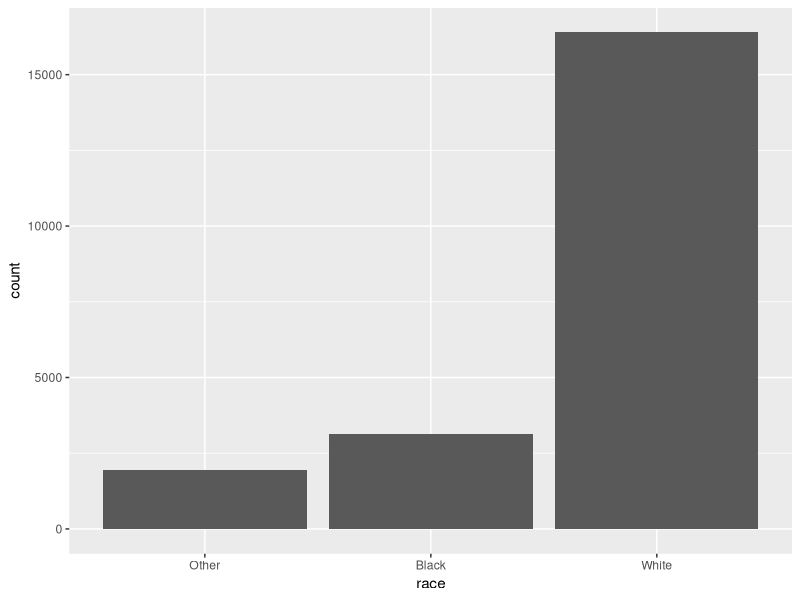
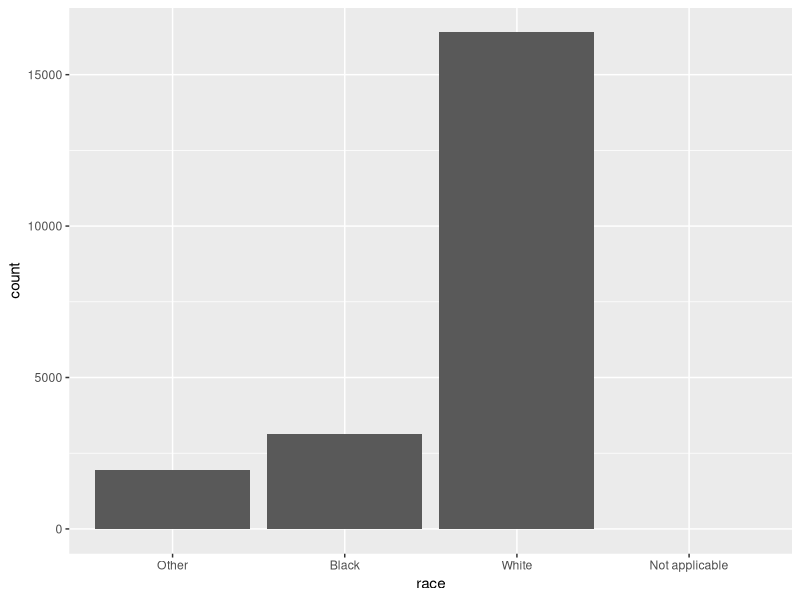
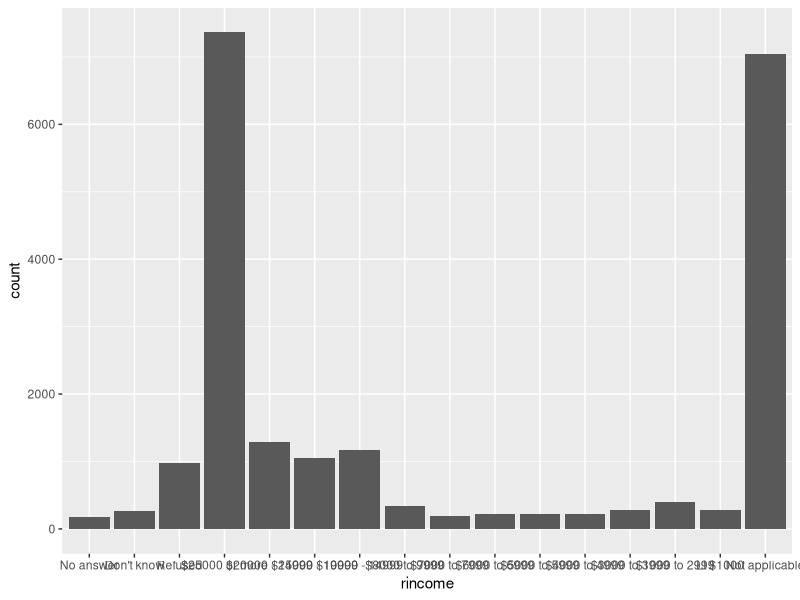
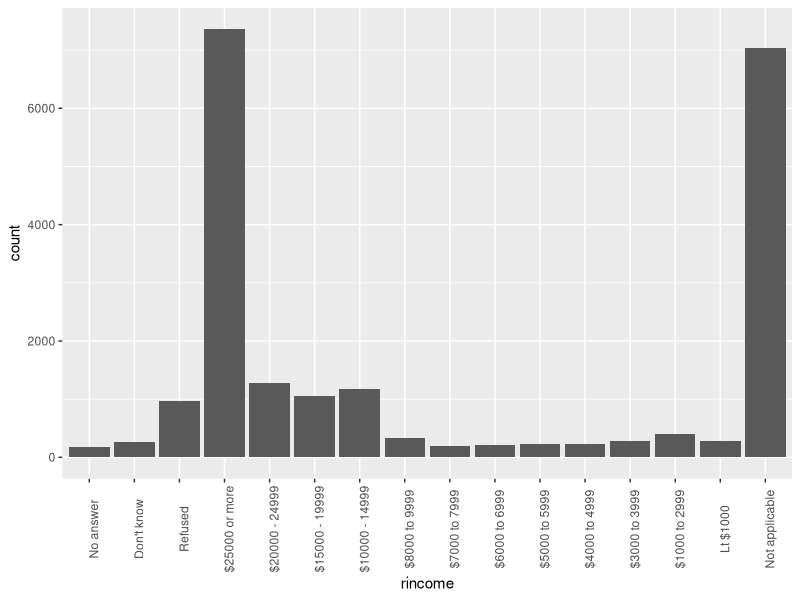
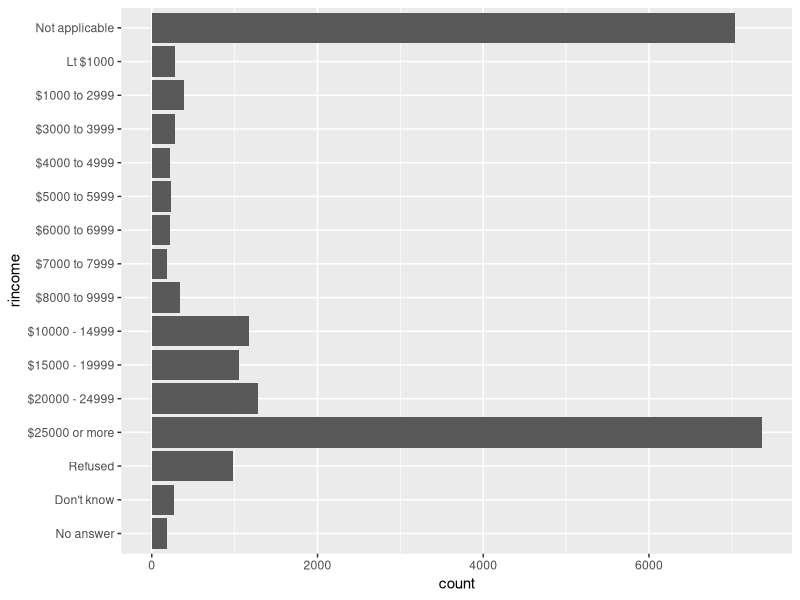
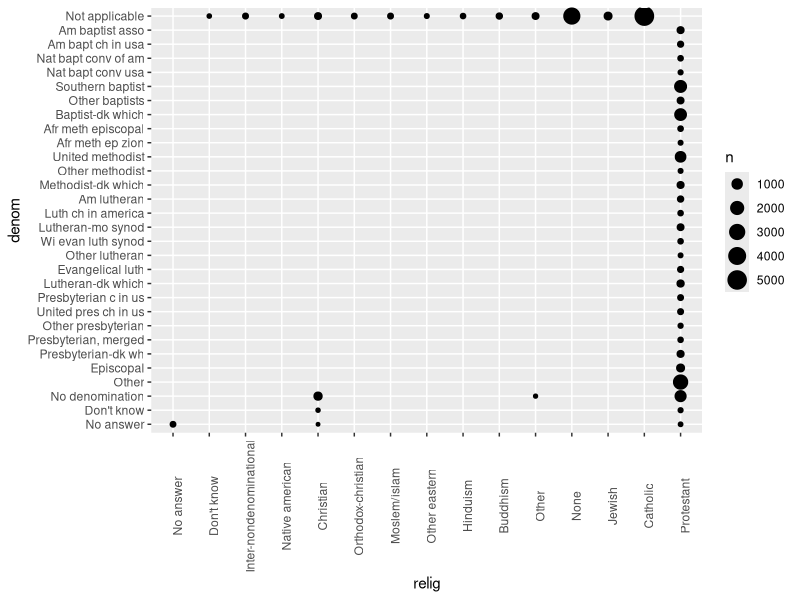
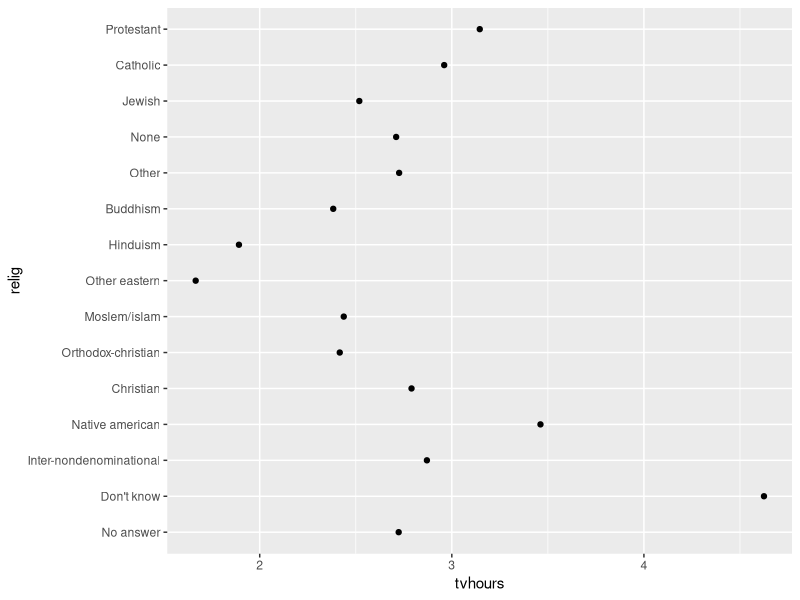
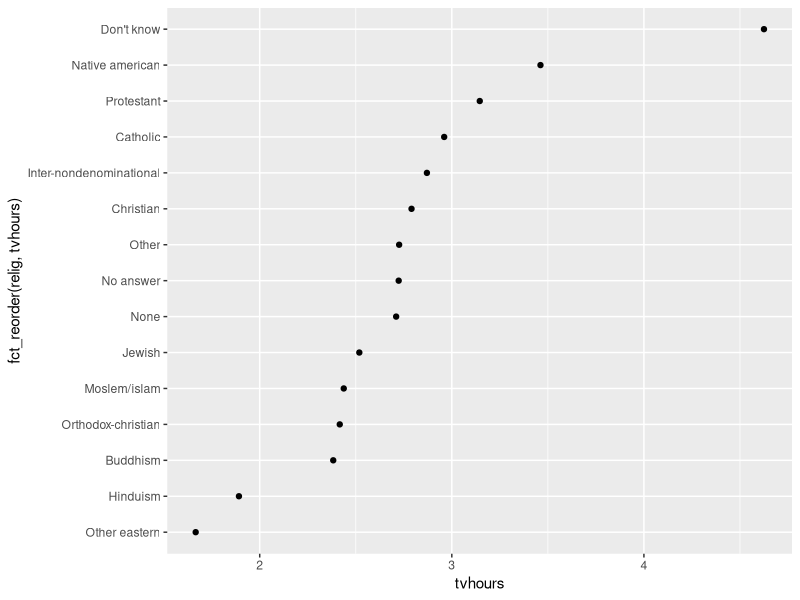

Write the R code that produced these figures, in order. (Note: this script raises an error after producing the figures.)
## ---- chunk 1
library(tidyverse)
library(forcats)
## ---- chunk 2
x1 <- c("Dec", "Apr", "Jan", "Mar")
month_levels <- c(
  "Jan", "Feb", "Mar", "Apr", "May", "Jun", 
  "Jul", "Aug", "Sep", "Oct", "Nov", "Dec"
)
y1 <- factor(x1, levels = month_levels)
## ---- chunk 3
y1 <- factor(x1, levels = month_levels)
y1
sort(y1)
## ---- chunk 4
x2 <- c("Dec", "Apr", "Jam", "Mar")
y2 <- factor(x2, levels = month_levels)
y2
## ---- chunk 5
y2 <- parse_factor(x2, levels = month_levels)
## ---- chunk 6
f1 <- factor(x1, levels = unique(x1))
f1
f2 <- x1 %>% factor() %>% fct_inorder()
f2
## ---- chunk 7
levels(f2)
## ---- chunk 8
gss_cat
## ---- chunk 9
gss_cat %>%
  count(race)
## ---- chunk 10
ggplot(gss_cat, aes(race)) +
  geom_bar()
## ---- chunk 11
ggplot(gss_cat, aes(race)) +
  geom_bar() +
  scale_x_discrete(drop = FALSE)
## ---- chunk 12
rincome_plot <-
  gss_cat %>%
  ggplot(aes(rincome)) +
  geom_bar()
rincome_plot
## ---- chunk 13
rincome_plot +
  theme(axis.text.x = element_text(angle = 90))
## ---- chunk 14
rincome_plot +
  coord_flip()
## ---- chunk 15
gss_cat %>%
  count(relig) %>%
  arrange(-n) %>%
  head(1)
## ---- chunk 16
gss_cat %>%
  count(partyid) %>% 
  arrange(-n) %>%
  head(1)
## ---- chunk 17
levels(gss_cat$denom)
## ---- chunk 18
gss_cat %>%
  filter(!denom %in% c("No answer", "Other", "Don't know", "Not applicable",
                       "No denomination")) %>%
  count(relig)

  
## ---- chunk 19
gss_cat %>%
  count(relig, denom) %>%
  ggplot(aes(x = relig, y = denom, size = n)) +
  geom_point() +
  theme(axis.text.x = element_text(angle = 90))
## ---- chunk 20
relig <- gss_cat %>%
  group_by(relig) %>%
  summarise(
    age = mean(age, na.rm = TRUE),
    tvhours = mean(tvhours, na.rm = TRUE),
    n = n()
  )
ggplot(relig, aes(tvhours, relig)) + geom_point()
## ---- chunk 21
ggplot(relig, aes(tvhours, fct_reorder(relig, tvhours))) +
  geom_point()
## ---- chunk 22
rincome <- gss_cat %>%
  group_by(rincome) %>%
  summarise(
    age = mean(age, na.rm = TRUE),
    tvhours = mean(tvhours, na.rm = TRUE),
    n = n()
  )

ggplot(rincome, aes(age, fct_reorder(rincome, age))) + geom_point()
## ---- chunk 23
ggplot(rincome, aes(age, fct_relevel(rincome, "Not applicable"))) +
  geom_point()
## ---- chunk 24
by_age <- gss_cat %>%
  filter(!is.na(age)) %>%
  group_by(age, marital) %>%
  count() %>%
  mutate(prop = n / sum(n))

ggplot(by_age, aes(age, prop, colour = marital)) +
  geom_line(na.rm = TRUE)

ggplot(by_age, aes(age, prop, colour = fct_reorder2(marital, age, prop))) +
  geom_line() +
  labs(colour = "marital")
## ---- chunk 25
gss_cat %>%
  mutate(marital = marital %>% fct_infreq() %>% fct_rev()) %>%
  ggplot(aes(marital)) %>%
  geom_bar()
## ---- chunk 26
summary(gss_cat[["tvhours"]])
## ---- chunk 27
gss_cat %>%
  filter(!is.na(tvhours)) %>%
  ggplot(aes(x = tvhours)) +
  geom_histogram(binwidth = 1)
## ---- chunk 28
keep(gss_cat, is.factor) %>% names()
## ---- chunk 29
levels(gss_cat[["marital"]])
## ---- chunk 30
gss_cat %>%
  ggplot(aes(x = marital)) +
  geom_bar()
## ---- chunk 31
levels(gss_cat$race)
## ---- chunk 32
gss_cat %>%
  ggplot(aes(race)) +
  geom_bar(drop = FALSE)
## ---- chunk 33
levels(gss_cat$rincome)
## ---- chunk 34
levels(gss_cat$relig)
## ---- chunk 35
gss_cat %>%
  ggplot(aes(relig)) +
  geom_bar() +
  coord_flip()

## ---- chunk 36
levels(gss_cat$denom)
## ---- chunk 37
levels(gss_cat$partyid)
## ---- chunk 38
gss_cat %>% count(partyid)
## ---- chunk 39
gss_cat %>%
  mutate(partyid = fct_recode(partyid,
    "Republican, strong"    = "Strong republican",
    "Republican, weak"      = "Not str republican",
    "Independent, near rep" = "Ind,near rep",
    "Independent, near dem" = "Ind,near dem",
    "Democrat, weak"        = "Not str democrat",
    "Democrat, strong"      = "Strong democrat"
  )) %>%
  count(partyid)
## ---- chunk 40
gss_cat %>%
  mutate(partyid = fct_recode(partyid,
    "Republican, strong"    = "Strong republican",
    "Republican, weak"      = "Not str republican",
    "Independent, near rep" = "Ind,near rep",
    "Independent, near dem" = "Ind,near dem",
    "Democrat, weak"        = "Not str democrat",
    "Democrat, strong"      = "Strong democrat",
    "Other"                 = "No answer",
    "Other"                 = "Don't know",
    "Other"                 = "Other party"
  )) %>%
  count(partyid)
## ---- chunk 41
gss_cat %>%
  mutate(relig = fct_lump(relig)) %>%
  count(relig)
## ---- chunk 42
gss_cat %>%
  mutate(relig = fct_lump(relig, n = 10)) %>%
  count(relig, sort = TRUE) %>%
  print(n = Inf)
## ---- chunk 43
levels(gss_cat$partyid)
## ---- chunk 44
gss_cat %>% 
  mutate(partyid = 
           fct_collapse(partyid,
                        other = c("No answer", "Don't know", "Other party"),
                        rep = c("Strong republican", "Not str republican"),
                        ind = c("Ind,near rep", "Independent", "Ind,near dem"),
                        dem = c("Not str democrat", "Strong democrat"))) %>%
  count(year, partyid)  %>%
  group_by(year) %>%
  mutate(p = n / sum(n)) %>%
  ggplot(aes(x = year, y = p,
             colour = fct_reorder2(partyid, year, p))) +
  geom_point() +
  geom_line() +
  labs(colour = "Party ID.")
  

                                  
## ---- chunk 45
levels(gss_cat$rincome)
## ---- chunk 46
library("stringr")
gss_cat %>%
  mutate(rincome = 
           fct_collapse(
             rincome,
             `Unknown` = c("No answer", "Don't know", "Refused", "Not applicable"),
             `Lt $5000` = c("Lt $1000", str_c("$", c("1000", "3000", "4000"),
                                              " to ", c("2999", "3999", "4999"))),
             `$5000 to 10000` = str_c("$", c("5000", "6000", "7000", "8000"),
                                      " to ", c("5999", "6999", "7999", "9999"))
           )) %>%
  ggplot(aes(x = rincome)) +
  geom_bar() + 
  coord_flip()
